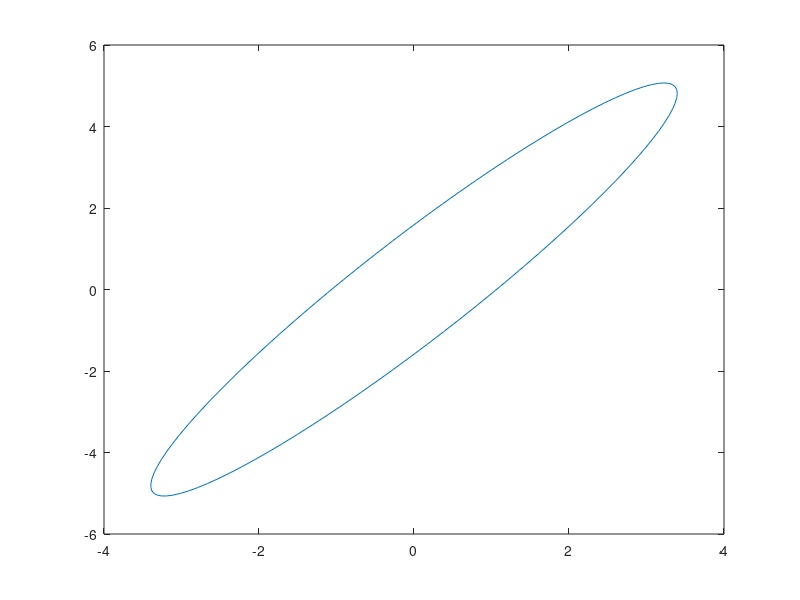

This chart was generated by the following MATLAB code:
clear;clc;close all
C = [1 3.5; 0 3];
[v,lam] = eig(C);
eig = lam(lam~=0);
eig_max = max(eig);
eig_min = min(eig);
[sorted_v,i] = sort(v,'descend');
v_max = v(:,i(2));

gamma = 4.601;
maj_axis = sqrt(gamma*eig_max);
min_axis = sqrt(gamma*eig_min);

theta = linspace(0,2*pi,100);

rot_ang = atan2(v_max(2),v_max(1));

pos_x = maj_axis.*cos(theta);
pos_y = min_axis.*sin(theta);

x = cos(rot_ang)*pos_x - sin(rot_ang)*pos_y;
y = sin(rot_ang)*pos_x + cos(rot_ang)*pos_x;

ellipse = [x;y];
figure; plot(ellipse(1,:),ellipse(2,:))